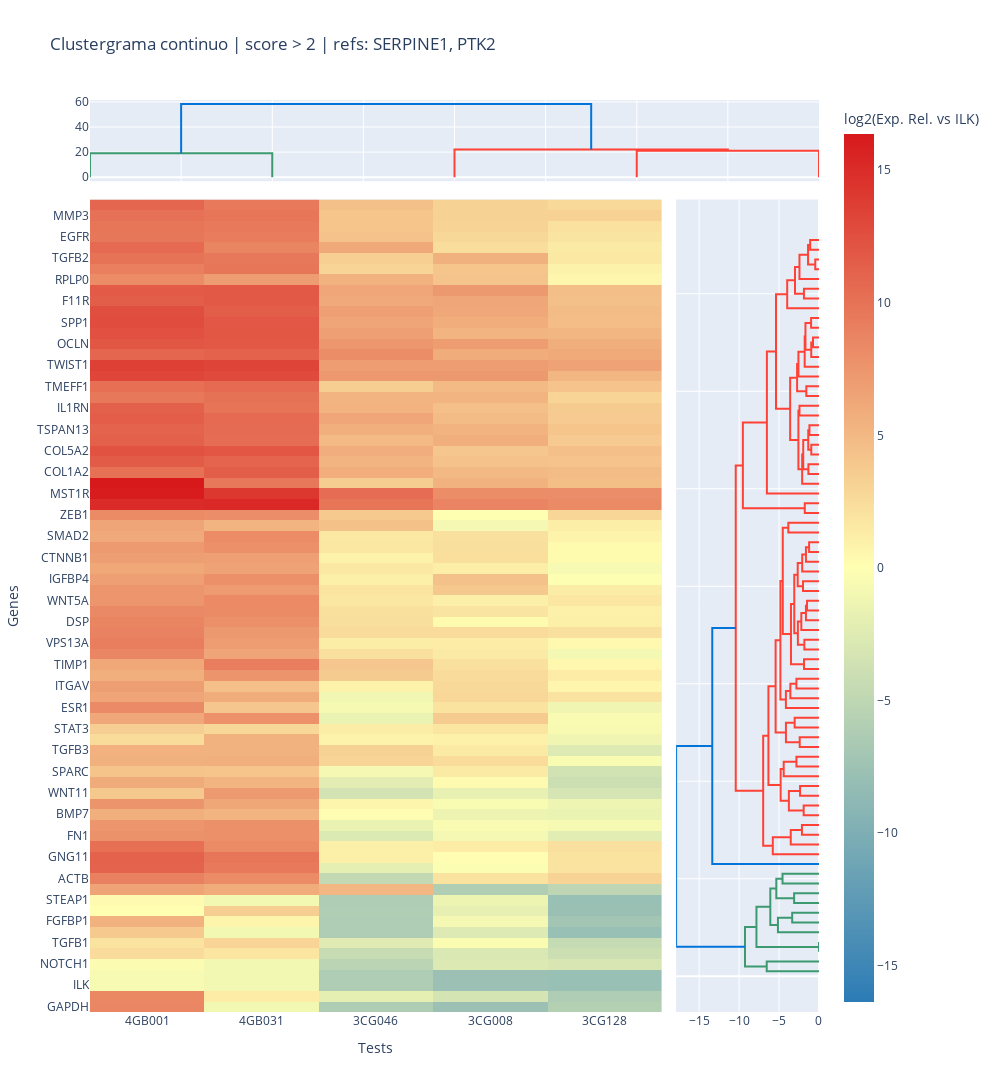
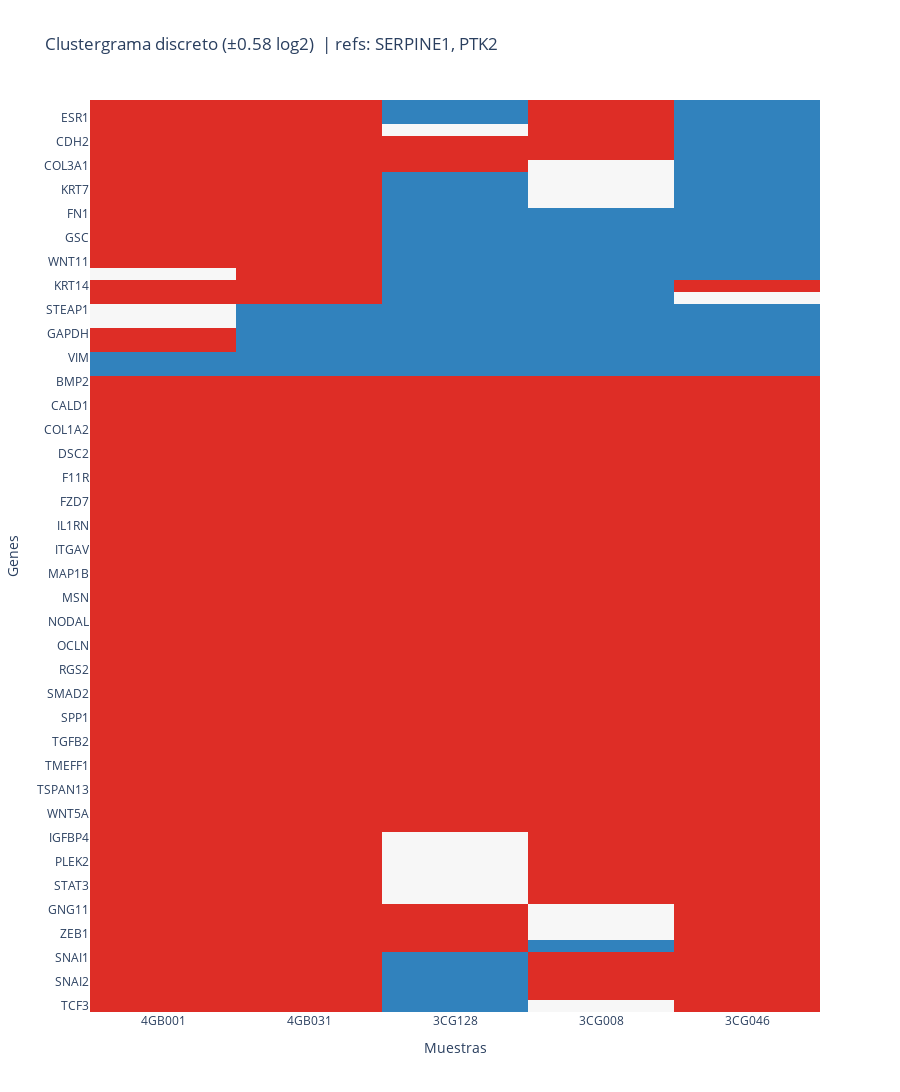

The notebook cell saved with these charts, in order:
### Code cell
# =============================================================================
# RT-qPCR pipeline completo 🤖🔬  (comentarios estilo “Feynman” + emojis)
# Incluye:
#   1) Selección óptima de genes normalizadores vía Welch-t
#   2) Cálculo de genes separadores
#   3) Dos clustergramas:
#        • Gradiente continuo (creado previamente con create_clustered_heatmap)
#        • Discreto absoluto (sobre / estable / sub) sin barra de escala
# =============================================================================

import pandas as pd
import numpy as np
from itertools import combinations
from scipy.stats import ttest_ind
from tqdm import tqdm
from concurrent.futures import ThreadPoolExecutor
from scipy.cluster.hierarchy import linkage, leaves_list
import scipy.spatial.distance as ssd
import plotly.graph_objects as go

# ----------------------------------------------------------------------------- 
# 0 ▸ Cargar y clonar el DataFrame normalizado 🗂️
# -----------------------------------------------------------------------------
df = df_total.copy()       # ← df_total debe contener columnas: test, target, ct, tipo

# ----------------------------------------------------------------------------- 
# 1 ▸ Función de “separation score” para un set de genes referenciales 🧠
# -----------------------------------------------------------------------------
def separation_score_for_refs(refs):
    """
    ⚙️ Calcula |t| de Welch entre grupos Control vs Caso
    tras normalizar usando el promedio Ct de 'refs' por test.
    Retorna (refs_tuple, |t|)  – NaN si no hay datos suficientes.
    """
    temp = df.copy()
    ref_cts = (temp[temp['target'].isin(refs)]
               .groupby('test')['ct'].mean()
               .reset_index()
               .rename(columns={'ct': 'ref_ct'}))
    temp = temp.merge(ref_cts, on='test')
    temp['delta_ct']      = temp['ct'] - temp['ref_ct']
    temp['log2_rel_expr'] = -temp['delta_ct']         # 2^(−ΔCt) en log2
    vals_ctrl = temp[temp['tipo'] == 'Control']['log2_rel_expr']
    vals_case = temp[temp['tipo'] != 'Control']['log2_rel_expr']
    if len(vals_ctrl) < 2 or len(vals_case) < 2:
        return (refs, np.nan)
    t_stat, _ = ttest_ind(vals_ctrl, vals_case, equal_var=False)
    return (refs, abs(t_stat))

# ----------------------------------------------------------------------------- 
# 2 ▸ Ranking individual de genes referenciales 🔍
# -----------------------------------------------------------------------------
scores_indiv = []
for gene in df['target'].unique():
    temp  = df.copy()
    ref   = temp[temp['target'] == gene][['test', 'ct']].rename(columns={'ct': f'{gene}_ct'})
    temp  = temp.merge(ref, on='test')
    temp['delta_ct']      = temp['ct'] - temp[f'{gene}_ct']
    temp['log2_rel_expr'] = -temp['delta_ct']
    vals_ctrl = temp[temp['tipo'] == 'Control']['log2_rel_expr']
    vals_case = temp[temp['tipo'] != 'Control']['log2_rel_expr']
    if len(vals_ctrl) > 1 and len(vals_case) > 1:
        t_stat, _ = ttest_ind(vals_ctrl, vals_case, equal_var=False)
        scores_indiv.append((gene, abs(t_stat)))
scores_indiv = sorted(scores_indiv, key=lambda x: -x[1])
top_N        = 12                 # ← ajusta si quieres explorar más candidatos
top_genes    = [g for g, _ in scores_indiv[:top_N]]

# ----------------------------------------------------------------------------- 
# 3 ▸ Evaluar todas las combinaciones de tamaño K ⚡ (multi-thread)
# -----------------------------------------------------------------------------
K          = 2               # → puede ser 2, 3… según CPU/RAM
comb_list  = list(combinations(top_genes, K))
results    = []
with ThreadPoolExecutor() as ex:
    for res in tqdm(ex.map(separation_score_for_refs, comb_list),
                    total=len(comb_list),
                    desc=f"Probando sets de {K} genes"):
        results.append(res)

df_results = (pd.DataFrame(results, columns=['genes', 'score'])
              .sort_values('score', ascending=False))

# ----------------------------------------------------------------------------- 
# 4 ▸ Normalizar todo con los mejores genes 🏆
# -----------------------------------------------------------------------------
best_genes = df_results.iloc[0]['genes']
temp       = df.copy()
ref_cts    = (temp[temp['target'].isin(best_genes)]
              .groupby('test')['ct'].mean()
              .reset_index()
              .rename(columns={'ct': 'ref_ct'}))
temp = temp.merge(ref_cts, on='test')
temp['delta_ct']      = temp['ct'] - temp['ref_ct']
temp['log2_rel_expr'] = -temp['delta_ct']

# ----------------------------------------------------------------------------- 
# 5 ▸ Calcular |t| para **todos** los genes con esta normalización 📈
# -----------------------------------------------------------------------------
scores_all = []
for gene in temp['target'].unique():
    sub        = temp[temp['target'] == gene]
    vals_ctrl  = sub[sub['tipo'] == 'Control']['log2_rel_expr']
    vals_case  = sub[sub['tipo'] != 'Control']['log2_rel_expr']
    if len(vals_ctrl) > 1 and len(vals_case) > 1:
        t_stat, _ = ttest_ind(vals_ctrl, vals_case, equal_var=False)
        scores_all.append((gene, abs(t_stat)))
df_scores_all = (pd.DataFrame(scores_all, columns=['gene', 'score'])
                 .sort_values('score', ascending=False))

# Genes con mayor poder separador
THRESH_SCORE      = 2
genes_separadores = df_scores_all[df_scores_all['score'] > THRESH_SCORE]['gene']

# ----------------------------------------------------------------------------- 
# 6 ▸ Heatmap continuo (si ya tienes create_clustered_heatmap) 🌡️
# -----------------------------------------------------------------------------
heatmap_data = (temp[temp['target'].isin(genes_separadores)]
                .pivot_table(index='target',
                             columns='test',
                             values='log2_rel_expr',
                             aggfunc='mean'))

fig_continuo = create_clustered_heatmap(
    heatmap_data,
    title=f"Clustergrama continuo | score > {THRESH_SCORE} | refs: {', '.join(best_genes)}"
)
fig_continuo.show()

# ----------------------------------------------------------------------------- 
# 7 ▸ Heatmap **discreto absoluto** (sobre / estable / sub) 🎯
# -----------------------------------------------------------------------------
ABS_THRESHOLD = 0.58      # ≈ log2(1.5). Ajusta según efecto biológico deseado

# a) Discretizar: -1 = sub, 0 = estable, 1 = sobre
cat_data = heatmap_data.applymap(
    lambda x: 1 if x >  ABS_THRESHOLD else (-1 if x < -ABS_THRESHOLD else 0)
)

# b) Clustering jerárquico para reordenar filas y columnas
row_order  = leaves_list(linkage(ssd.pdist(cat_data,       'euclidean'), method='average'))
col_order  = leaves_list(linkage(ssd.pdist(cat_data.T,     'euclidean'), method='average'))
cat_ord    = cat_data.iloc[row_order, col_order]

# c) Dibujar sin barra de escala
colorscale = [
    [0.0, "#3182bd"],   # azul → subexpresado
    [0.5, "#f7f7f7"],   # gris → estable
    [1.0, "#de2d26"]    # rojo → sobreexpresado
]
fig_discreto = go.Figure(
    go.Heatmap(
        z             = cat_ord.values,
        x             = cat_ord.columns,
        y             = cat_ord.index,
        zmin          = -1,
        zmax          =  1,
        colorscale    = colorscale,
        showscale     = False,   # 🔕 sin barra de color
        hovertemplate = "Gen: %{y}<br>Muestra: %{x}<br>Estado: %{z}<extra></extra>"
    )
)
fig_discreto.update_layout(
    title = (f"Clustergrama discreto (±{ABS_THRESHOLD} log2)  "
             f"| refs: {', '.join(best_genes)}"),
    xaxis_title = "Muestras",
    yaxis_title = "Genes"
)
row_px = 20
n_genes = cat_ord.shape[0]
fig_discreto.update_layout(height=max(400, n_genes * row_px))
fig_discreto.show(config={'scrollZoom': True})  # zoom con scroll si lo necesitas

# ----------------------------------------------------------------------------- 
# 8 ▸ Resumen categórico opcional 📊
# -----------------------------------------------------------------------------
cat_counts = (cat_data.replace({-1: 'Sub', 0: 'Estable', 1: 'Sobre'})
              .apply(pd.Series.value_counts, axis=1)
              .fillna(0))
print(cat_counts.head())

### Figure 1 — Plotly figure (JSON) as saved in the notebook; plotly's stock layout.template omitted (floating-point values rounded to 4 significant figures; data arrays with more than 128 entries replaced by an {"elided": "..."} marker saying what was removed)
{"data": [{"hoverinfo": "text", "marker": {"color": "rgb(61,153,112)"}, "mode": "lines", "type": "scatter", "x": [5, 5, 15, 15], "xaxis": "x", "y": [0, 19.09, 19.09, 0], "yaxis": "y"}, {"hoverinfo": "text", "marker": {"color": "rgb(255,65,54)"}, "mode": "lines", "type": "scatter", "x": [35, 35, 45, 45], "xaxis": "x", "y": [0, 21.09, 21.09, 0], "yaxis": "y"}, {"hoverinfo": "text", "marker": {"color": "rgb(255,65,54)"}, "mode": "lines", "type": "scatter", "x": [25, 25, 40, 40], "xaxis": "x", "y": [0, 22.04, 22.04, 21.09], "yaxis": "y"}, {"hoverinfo": "text", "marker": {"color": "rgb(0,116,217)"}, "mode": "lines", "type": "scatter", "x": [10, 10, 32.5, 32.5], "xaxis": "x", "y": [19.09, 58.28, 58.28, 22.04], "yaxis": "y"}, {"hoverinfo": "text", "marker": {"color": "rgb(61,153,112)"}, "mode": "lines", "type": "scatter", "x": [0, -6.543, -6.543, 0], "xaxis": "x3", "y": [5, 5, 15, 15], "yaxis": "y3"}, {"hoverinfo": "text", "marker": {"color": "rgb(61,153,112)"}, "mode": "lines", "type": "scatter", "x": [0, 0, 0, 0], "xaxis": "x3", "y": [25, 25, 35, 35], "yaxis": "y3"}, {"hoverinfo": "text", "marker": {"color": "rgb(61,153,112)"}, "mode": "lines", "type": "scatter", "x": [0, -3.355, -3.355, 0], "xaxis": "x3", "y": [55, 55, 65, 65], "yaxis": "y3"}, {"hoverinfo": "text", "marker": {"color": "rgb(61,153,112)"}, "mode": "lines", "type": "scatter", "x": [0, -5.139, -5.139, -3.355], "xaxis": "x3", "y": [45, 45, 60, 60], "yaxis": "y3"}, {"hoverinfo": "text", "marker": {"color": "rgb(61,153,112)"}, "mode": "lines", "type": "scatter", "x": [0, -3.113, -3.113, 0], "xaxis": "x3", "y": [75, 75, 85, 85], "yaxis": "y3"}, {"hoverinfo": "text", "marker": {"color": "rgb(61,153,112)"}, "mode": "lines", "type": "scatter", "x": [0, -4.565, -4.565, 0], "xaxis": "x3", "y": [95, 95, 105, 105], "yaxis": "y3"}, {"hoverinfo": "text", "marker": {"color": "rgb(61,153,112)"}, "mode": "lines", "type": "scatter", "x": [-3.113, -5.342, -5.342, -4.565], "xaxis": "x3", "y": [80, 80, 100, 100], "yaxis": "y3"}, {"hoverinfo": "text", "marker": {"color": "rgb(61,153,112)"}, "mode": "lines", "type": "scatter", "x": [-5.139, -6.093, -6.093, -5.342], "xaxis": "x3", "y": [52.5, 52.5, 90, 90], "yaxis": "y3"}, {"hoverinfo": "text", "marker": {"color": "rgb(61,153,112)"}, "mode": "lines", "type": "scatter", "x": [0, -7.828, -7.828, -6.093], "xaxis": "x3", "y": [30, 30, 71.25, 71.25], "yaxis": "y3"}, {"hoverinfo": "text", "marker": {"color": "rgb(61,153,112)"}, "mode": "lines", "type": "scatter", "x": [-6.543, -9.259, -9.259, -7.828], "xaxis": "x3", "y": [10, 10, 50.62, 50.62], "yaxis": "y3"}, {"hoverinfo": "text", "marker": {"color": "rgb(255,65,54)"}, "mode": "lines", "type": "scatter", "x": [0, -2.136, -2.136, 0], "xaxis": "x3", "y": [145, 145, 155, 155], "yaxis": "y3"}, {"hoverinfo": "text", "marker": {"color": "rgb(255,65,54)"}, "mode": "lines", "type": "scatter", "x": [0, -3.536, -3.536, -2.136], "xaxis": "x3", "y": [135, 135, 150, 150], "yaxis": "y3"}, {"hoverinfo": "text", "marker": {"color": "rgb(255,65,54)"}, "mode": "lines", "type": "scatter", "x": [0, -5.784, -5.784, -3.536], "xaxis": "x3", "y": [125, 125, 142.5, 142.5], "yaxis": "y3"}, {"hoverinfo": "text", "marker": {"color": "rgb(255,65,54)"}, "mode": "lines", "type": "scatter", "x": [0, -1.92, -1.92, 0], "xaxis": "x3", "y": [165, 165, 175, 175], "yaxis": "y3"}, {"hoverinfo": "text", "marker": {"color": "rgb(255,65,54)"}, "mode": "lines", "type": "scatter", "x": [0, -2.368, -2.368, 0], "xaxis": "x3", "y": [185, 185, 195, 195], "yaxis": "y3"}, {"hoverinfo": "text", "marker": {"color": "rgb(255,65,54)"}, "mode": "lines", "type": "scatter", "x": [-1.92, -3.772, -3.772, -2.368], "xaxis": "x3", "y": [170, 170, 190, 190], "yaxis": "y3"}, {"hoverinfo": "text", "marker": {"color": "rgb(255,65,54)"}, "mode": "lines", "type": "scatter", "x": [0, -2.825, -2.825, 0], "xaxis": "x3", "y": [215, 215, 225, 225], "yaxis": "y3"}, {"hoverinfo": "text", "marker": {"color": "rgb(255,65,54)"}, "mode": "lines", "type": "scatter", "x": [0, -4.418, -4.418, -2.825], "xaxis": "x3", "y": [205, 205, 220, 220], "yaxis": "y3"}, {"hoverinfo": "text", "marker": {"color": "rgb(255,65,54)"}, "mode": "lines", "type": "scatter", "x": [-3.772, -4.802, -4.802, -4.418], "xaxis": "x3", "y": [180, 180, 212.5, 212.5], "yaxis": "y3"}, {"hoverinfo": "text", "marker": {"color": "rgb(255,65,54)"}, "mode": "lines", "type": "scatter", "x": [0, -2.415, -2.415, 0], "xaxis": "x3", "y": [235, 235, 245, 245], "yaxis": "y3"}, {"hoverinfo": "text", "marker": {"color": "rgb(255,65,54)"}, "mode": "lines", "type": "scatter", "x": [0, -3.045, -3.045, 0], "xaxis": "x3", "y": [255, 255, 265, 265], "yaxis": "y3"}, {"hoverinfo": "text", "marker": {"color": "rgb(255,65,54)"}, "mode": "lines", "type": "scatter", "x": [-2.415, -4.139, -4.139, -3.045], "xaxis": "x3", "y": [240, 240, 260, 260], "yaxis": "y3"}, {"hoverinfo": "text", "marker": {"color": "rgb(255,65,54)"}, "mode": "lines", "type": "scatter", "x": [0, -2.827, -2.827, 0], "xaxis": "x3", "y": [295, 295, 305, 305], "yaxis": "y3"}, {"hoverinfo": "text", "marker": {"color": "rgb(255,65,54)"}, "mode": "lines", "type": "scatter", "x": [0, -3.584, -3.584, -2.827], "xaxis": "x3", "y": [285, 285, 300, 300], "yaxis": "y3"}, {"hoverinfo": "text", "marker": {"color": "rgb(255,65,54)"}, "mode": "lines", "type": "scatter", "x": [0, -4.143, -4.143, -3.584], "xaxis": "x3", "y": [275, 275, 292.5, 292.5], "yaxis": "y3"}, {"hoverinfo": "text", "marker": {"color": "rgb(255,65,54)"}, "mode": "lines", "type": "scatter", "x": [0, -1.874, -1.874, 0], "xaxis": "x3", "y": [315, 315, 325, 325], "yaxis": "y3"}, {"hoverinfo": "text", "marker": {"color": "rgb(255,65,54)"}, "mode": "lines", "type": "scatter", "x": [0, -1.832, -1.832, 0], "xaxis": "x3", "y": [335, 335, 345, 345], "yaxis": "y3"}, {"hoverinfo": "text", "marker": {"color": "rgb(255,65,54)"}, "mode": "lines", "type": "scatter", "x": [0, -1.497, -1.497, 0], "xaxis": "x3", "y": [375, 375, 385, 385], "yaxis": "y3"}, {"hoverinfo": "text", "marker": {"color": "rgb(255,65,54)"}, "mode": "lines", "type": "scatter", "x": [0, -1.637, -1.637, -1.497], "xaxis": "x3", "y": [365, 365, 380, 380], "yaxis": "y3"}, {"hoverinfo": "text", "marker": {"color": "rgb(255,65,54)"}, "mode": "lines", "type": "scatter", "x": [0, -2.212, -2.212, -1.637], "xaxis": "x3", "y": [355, 355, 372.5, 372.5], "yaxis": "y3"}, {"hoverinfo": "text", "marker": {"color": "rgb(255,65,54)"}, "mode": "lines", "type": "scatter", "x": [-1.832, -2.644, -2.644, -2.212], "xaxis": "x3", "y": [340, 340, 363.8, 363.8], "yaxis": "y3"}, {"hoverinfo": "text", "marker": {"color": "rgb(255,65,54)"}, "mode": "lines", "type": "scatter", "x": [0, -2.002, -2.002, 0], "xaxis": "x3", "y": [395, 395, 405, 405], "yaxis": "y3"}, {"hoverinfo": "text", "marker": {"color": "rgb(255,65,54)"}, "mode": "lines", "type": "scatter", "x": [0, -1.237, -1.237, 0], "xaxis": "x3", "y": [435, 435, 445, 445], "yaxis": "y3"}, {"hoverinfo": "text", "marker": {"color": "rgb(255,65,54)"}, "mode": "lines", "type": "scatter", "x": [0, -1.635, -1.635, -1.237], "xaxis": "x3", "y": [425, 425, 440, 440], "yaxis": "y3"}, {"hoverinfo": "text", "marker": {"color": "rgb(255,65,54)"}, "mode": "lines", "type": "scatter", "x": [0, -2.103, -2.103, -1.635], "xaxis": "x3", "y": [415, 415, 432.5, 432.5], "yaxis": "y3"}, {"hoverinfo": "text", "marker": {"color": "rgb(255,65,54)"}, "mode": "lines", "type": "scatter", "x": [-2.002, -2.666, -2.666, -2.103], "xaxis": "x3", "y": [400, 400, 423.8, 423.8], "yaxis": "y3"}, {"hoverinfo": "text", "marker": {"color": "rgb(255,65,54)"}, "mode": "lines", "type": "scatter", "x": [-2.644, -3.096, -3.096, -2.666], "xaxis": "x3", "y": [351.9, 351.9, 411.9, 411.9], "yaxis": "y3"}, {"hoverinfo": "text", "marker": {"color": "rgb(255,65,54)"}, "mode": "lines", "type": "scatter", "x": [-1.874, -3.508, -3.508, -3.096], "xaxis": "x3", "y": [320, 320, 381.9, 381.9], "yaxis": "y3"}, {"hoverinfo": "text", "marker": {"color": "rgb(255,65,54)"}, "mode": "lines", "type": "scatter", "x": [0, -3.839, -3.839, 0], "xaxis": "x3", "y": [455, 455, 465, 465], "yaxis": "y3"}, {"hoverinfo": "text", "marker": {"color": "rgb(255,65,54)"}, "mode": "lines", "type": "scatter", "x": [-3.508, -4.533, -4.533, -3.839], "xaxis": "x3", "y": [350.9, 350.9, 460, 460], "yaxis": "y3"}, {"hoverinfo": "text", "marker": {"color": "rgb(255,65,54)"}, "mode": "lines", "type": "scatter", "x": [-4.143, -4.831, -4.831, -4.533], "xaxis": "x3", "y": [283.8, 283.8, 405.5, 405.5], "yaxis": "y3"}, {"hoverinfo": "text", "marker": {"color": "rgb(255,65,54)"}, "mode": "lines", "type": "scatter", "x": [-4.139, -5.431, -5.431, -4.831], "xaxis": "x3", "y": [250, 250, 344.6, 344.6], "yaxis": "y3"}, {"hoverinfo": "text", "marker": {"color": "rgb(255,65,54)"}, "mode": "lines", "type": "scatter", "x": [-4.802, -6.33, -6.33, -5.431], "xaxis": "x3", "y": [196.2, 196.2, 297.3, 297.3], "yaxis": "y3"}, {"hoverinfo": "text", "marker": {"color": "rgb(255,65,54)"}, "mode": "lines", "type": "scatter", "x": [-5.784, -6.986, -6.986, -6.33], "xaxis": "x3", "y": [133.8, 133.8, 246.8, 246.8], "yaxis": "y3"}, {"hoverinfo": "text", "marker": {"color": "rgb(255,65,54)"}, "mode": "lines", "type": "scatter", "x": [0, -1.782, -1.782, 0], "xaxis": "x3", "y": [475, 475, 485, 485], "yaxis": "y3"}, {"hoverinfo": "text", "marker": {"color": "rgb(255,65,54)"}, "mode": "lines", "type": "scatter", "x": [0, -1.328, -1.328, 0], "xaxis": "x3", "y": [515, 515, 525, 525], "yaxis": "y3"}, {"hoverinfo": "text", "marker": {"color": "rgb(255,65,54)"}, "mode": "lines", "type": "scatter", "x": [0, -0.9656, -0.9656, 0], "xaxis": "x3", "y": [535, 535, 545, 545], "yaxis": "y3"}, {"hoverinfo": "text", "marker": {"color": "rgb(255,65,54)"}, "mode": "lines", "type": "scatter", "x": [0, -1.197, -1.197, 0], "xaxis": "x3", "y": [555, 555, 565, 565], "yaxis": "y3"}, {"hoverinfo": "text", "marker": {"color": "rgb(255,65,54)"}, "mode": "lines", "type": "scatter", "x": [-0.9656, -1.346, -1.346, -1.197], "xaxis": "x3", "y": [540, 540, 560, 560], "yaxis": "y3"}, {"hoverinfo": "text", "marker": {"color": "rgb(255,65,54)"}, "mode": "lines", "type": "scatter", "x": [-1.328, -1.972, -1.972, -1.346], "xaxis": "x3", "y": [520, 520, 550, 550], "yaxis": "y3"}, {"hoverinfo": "text", "marker": {"color": "rgb(255,65,54)"}, "mode": "lines", "type": "scatter", "x": [0, -2.108, -2.108, -1.972], "xaxis": "x3", "y": [505, 505, 535, 535], "yaxis": "y3"}, {"hoverinfo": "text", "marker": {"color": "rgb(255,65,54)"}, "mode": "lines", "type": "scatter", "x": [0, -2.443, -2.443, 0], "xaxis": "x3", "y": [575, 575, 585, 585], "yaxis": "y3"}, {"hoverinfo": "text", "marker": {"color": "rgb(255,65,54)"}, "mode": "lines", "type": "scatter", "x": [-2.108, -2.578, -2.578, -2.443], "xaxis": "x3", "y": [520, 520, 580, 580], "yaxis": "y3"}, {"hoverinfo": "text", "marker": {"color": "rgb(255,65,54)"}, "mode": "lines", "type": "scatter", "x": [0, -1.586, -1.586, 0], "xaxis": "x3", "y": [595, 595, 605, 605], "yaxis": "y3"}, {"hoverinfo": "text", "marker": {"color": "rgb(255,65,54)"}, "mode": "lines", "type": "scatter", "x": [0, -0.7507, -0.7507, 0], "xaxis": "x3", "y": [645, 645, 655, 655], "yaxis": "y3"}, {"hoverinfo": "text", "marker": {"color": "rgb(255,65,54)"}, "mode": "lines", "type": "scatter", "x": [0, -0.9696, -0.9696, -0.7507], "xaxis": "x3", "y": [635, 635, 650, 650], "yaxis": "y3"}, {"hoverinfo": "text", "marker": {"color": "rgb(255,65,54)"}, "mode": "lines", "type": "scatter", "x": [0, -0.9894, -0.9894, 0], "xaxis": "x3", "y": [665, 665, 675, 675], "yaxis": "y3"}, {"hoverinfo": "text", "marker": {"color": "rgb(255,65,54)"}, "mode": "lines", "type": "scatter", "x": [-0.9696, -1.696, -1.696, -0.9894], "xaxis": "x3", "y": [642.5, 642.5, 670, 670], "yaxis": "y3"}, {"hoverinfo": "text", "marker": {"color": "rgb(255,65,54)"}, "mode": "lines", "type": "scatter", "x": [0, -1.792, -1.792, -1.696], "xaxis": "x3", "y": [625, 625, 656.2, 656.2], "yaxis": "y3"}, {"hoverinfo": "text", "marker": {"color": "rgb(255,65,54)"}, "mode": "lines", "type": "scatter", "x": [0, -2.575, -2.575, -1.792], "xaxis": "x3", "y": [615, 615, 640.6, 640.6], "yaxis": "y3"}, {"hoverinfo": "text", "marker": {"color": "rgb(255,65,54)"}, "mode": "lines", "type": "scatter", "x": [-1.586, -2.74, -2.74, -2.575], "xaxis": "x3", "y": [600, 600, 627.8, 627.8], "yaxis": "y3"}, {"hoverinfo": "text", "marker": {"color": "rgb(255,65,54)"}, "mode": "lines", "type": "scatter", "x": [-2.578, -3.61, -3.61, -2.74], "xaxis": "x3", "y": [550, 550, 613.9, 613.9], "yaxis": "y3"}, {"hoverinfo": "text", "marker": {"color": "rgb(255,65,54)"}, "mode": "lines", "type": "scatter", "x": [0, -1.886, -1.886, 0], "xaxis": "x3", "y": [695, 695, 705, 705], "yaxis": "y3"}, {"hoverinfo": "text", "marker": {"color": "rgb(255,65,54)"}, "mode": "lines", "type": "scatter", "x": [0, -0.4701, -0.4701, 0], "xaxis": "x3", "y": [725, 725, 735, 735], "yaxis": "y3"}, {"hoverinfo": "text", "marker": {"color": "rgb(255,65,54)"}, "mode": "lines", "type": "scatter", "x": [0, -1.109, -1.109, 0], "xaxis": "x3", "y": [745, 745, 755, 755], "yaxis": "y3"}, {"hoverinfo": "text", "marker": {"color": "rgb(255,65,54)"}, "mode": "lines", "type": "scatter", "x": [-0.4701, -1.37, -1.37, -1.109], "xaxis": "x3", "y": [730, 730, 750, 750], "yaxis": "y3"}, {"hoverinfo": "text", "marker": {"color": "rgb(255,65,54)"}, "mode": "lines", "type": "scatter", "x": [0, -2.444, -2.444, -1.37], "xaxis": "x3", "y": [715, 715, 740, 740], "yaxis": "y3"}, {"hoverinfo": "text", "marker": {"color": "rgb(255,65,54)"}, "mode": "lines", "type": "scatter", "x": [-1.886, -3.0, -3.0, -2.444], "xaxis": "x3", "y": [700, 700, 727.5, 727.5], "yaxis": "y3"}, {"hoverinfo": "text", "marker": {"color": "rgb(255,65,54)"}, "mode": "lines", "type": "scatter", "x": [0, -3.98, -3.98, -3.0], "xaxis": "x3", "y": [685, 685, 713.8, 713.8], "yaxis": "y3"}, {"hoverinfo": "text", "marker": {"color": "rgb(255,65,54)"}, "mode": "lines", "type": "scatter", "x": [-3.61, -5.383, -5.383, -3.98], "xaxis": "x3", "y": [582.0, 582.0, 699.4, 699.4], "yaxis": "y3"}, {"hoverinfo": "text", "marker": {"color": "rgb(255,65,54)"}, "mode": "lines", "type": "scatter", "x": [0, -6.522, -6.522, -5.383], "xaxis": "x3", "y": [495, 495, 640.7, 640.7], "yaxis": "y3"}, {"hoverinfo": "text", "marker": {"color": "rgb(255,65,54)"}, "mode": "lines", "type": "scatter", "x": [-1.782, -9.528, -9.528, -6.522], "xaxis": "x3", "y": [480, 480, 567.8, 567.8], "yaxis": "y3"}, {"hoverinfo": "text", "marker": {"color": "rgb(255,65,54)"}, "mode": "lines", "type": "scatter", "x": [-6.986, -10.42, -10.42, -9.528], "xaxis": "x3", "y": [190.3, 190.3, 523.9, 523.9], "yaxis": "y3"}, {"hoverinfo": "text", "marker": {"color": "rgb(0,116,217)"}, "mode": "lines", "type": "scatter", "x": [0, -13.36, -13.36, -10.42], "xaxis": "x3", "y": [115, 115, 357.1, 357.1], "yaxis": "y3"}, {"hoverinfo": "text", "marker": {"color": "rgb(0,116,217)"}, "mode": "lines", "type": "scatter", "x": [-9.259, -17.88, -17.88, -13.36], "xaxis": "x3", "y": [30.31, 30.31, 236.0, 236.0], "yaxis": "y3"}, {"colorbar": {"title": {"text": "log2(Exp. Rel. vs ILK)"}}, "colorscale": [[0, "#2c7bb6"], [0.5, "#ffffb2"], [1, "#d7191c"]], "showscale": true, "type": "heatmap", "x": ["4GB001", "4GB031", "3CG046", "3CG008", "3CG128"], "xaxis": "x2", "y": ["GAPDH", "GSC", "ILK", "VIM", "NOTCH1", "ITGB1", "TGFB1", "CAV2", "FGFBP1", "PTP4A1", "STEAP1", "KRT14", "ACTB", "COL3A1", "GNG11", "GSK3B", "FN1", "MMP2", "BMP7", "TCF3", "WNT11", "KRT7", "SPARC", "RAC1", "TGFB3", "SNAI1", "STAT3", "HPRT1", "ESR1", "CDH2", "ITGAV", "PDGFRB", "TIMP1", "SNAI2", "VPS13A", "NODAL", "DSP", "NUDT13", "WNT5A", "CALD1", "IGFBP4", "SIP1", "CTNNB1", "PLEK2", "SMAD2", "ERBB3", "ZEB1", "AKT1", "MST1R", "TFPI2", "COL1A2", "BMP2", "COL5A2", "TMEM132A", "TSPAN13", "CDH1", "IL1RN", "FOXC2", "TMEFF1", "SOX10", "TWIST1", "ITGA5", "OCLN", "MAP1B", "SPP1", "WNT5B", "F11R", "KRT19", "RPLP0", "DSC2", "TGFB2", "MSN", "EGFR", "FZD7", "MMP3", "RGS2"], "yaxis": "y2", "z": {"elided": "76x5 float values"}, "zmid": 0}], "layout": {"height": 3040, "showlegend": false, "title": {"text": "Clustergrama continuo | score > 2 | refs: SERPINE1, PTK2"}, "width": 1000, "xaxis": {"anchor": "y", "domain": [0, 1], "showticklabels": false}, "xaxis2": {"anchor": "y2", "domain": [0, 0.784], "showticklabels": true, "title": {"text": "Tests"}}, "xaxis3": {"anchor": "y3", "domain": [0.804, 1]}, "yaxis": {"anchor": "x", "domain": [0.9109, 1]}, "yaxis2": {"anchor": "x2", "domain": [0, 0.8909], "showticklabels": true, "title": {"text": "Genes"}}, "yaxis3": {"anchor": "x3", "domain": [0, 0.8909], "matches": "y2", "showticklabels": false}}}

### Figure 2 — Plotly figure (JSON) as saved in the notebook; plotly's stock layout.template omitted (floating-point values rounded to 4 significant figures; data arrays with more than 128 entries replaced by an {"elided": "..."} marker saying what was removed)
{"data": [{"colorscale": [[0, "#3182bd"], [0.5, "#f7f7f7"], [1, "#de2d26"]], "hovertemplate": "Gen: %{y}<br>Muestra: %{x}<br>Estado: %{z}<extra></extra>", "showscale": false, "type": "heatmap", "x": ["4GB001", "4GB031", "3CG128", "3CG008", "3CG046"], "y": ["TCF3", "TGFB3", "SNAI2", "SIP1", "SNAI1", "ERBB3", "ZEB1", "DSP", "GNG11", "VPS13A", "STAT3", "RAC1", "PLEK2", "CTNNB1", "IGFBP4", "WNT5B", "WNT5A", "TWIST1", "TSPAN13", "TMEM132A", "TMEFF1", "TIMP1", "TGFB2", "TFPI2", "SPP1", "SOX10", "SMAD2", "RPLP0", "RGS2", "PDGFRB", "OCLN", "NUDT13", "NODAL", "MST1R", "MSN", "MMP3", "MAP1B", "KRT19", "ITGAV", "ITGA5", "IL1RN", "GSK3B", "FZD7", "FOXC2", "F11R", "EGFR", "DSC2", "COL5A2", "COL1A2", "CDH1", "CALD1", "AKT1", "BMP2", "ILK", "VIM", "CAV2", "GAPDH", "NOTCH1", "STEAP1", "BMP7", "KRT14", "PTP4A1", "WNT11", "ITGB1", "GSC", "FGFBP1", "FN1", "TGFB1", "KRT7", "MMP2", "COL3A1", "ACTB", "CDH2", "HPRT1", "ESR1", "SPARC"], "z": {"elided": "76x5 int values"}, "zmax": 1, "zmin": -1}], "layout": {"height": 1520, "title": {"text": "Clustergrama discreto (±0.58 log2)  | refs: SERPINE1, PTK2"}, "xaxis": {"title": {"text": "Muestras"}}, "yaxis": {"title": {"text": "Genes"}}}}
